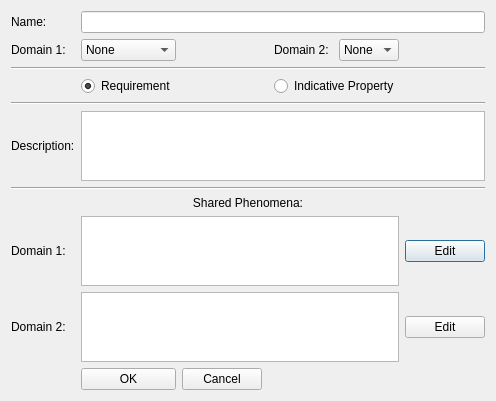
<?xml version="1.0" encoding="UTF-8"?>
<ui version="4.0">
 <class>EditRequirement</class>
 <widget class="QDialog" name="EditRequirement">
  <property name="geometry">
   <rect>
    <x>0</x>
    <y>0</y>
    <width>494</width>
    <height>397</height>
   </rect>
  </property>
  <property name="windowTitle">
   <string>Dialog</string>
  </property>
  <layout class="QGridLayout" name="gridLayout">
   <item row="11" column="6">
    <widget class="QPushButton" name="editDom1Phen">
     <property name="text">
      <string>Edit</string>
     </property>
    </widget>
   </item>
   <item row="12" column="6">
    <widget class="QPushButton" name="editDom2Phen">
     <property name="text">
      <string>Edit</string>
     </property>
    </widget>
   </item>
   <item row="9" column="0" colspan="7">
    <widget class="Line" name="line_2">
     <property name="orientation">
      <enum>Qt::Horizontal</enum>
     </property>
    </widget>
   </item>
   <item row="5" column="0" colspan="7">
    <widget class="Line" name="line_3">
     <property name="orientation">
      <enum>Qt::Horizontal</enum>
     </property>
    </widget>
   </item>
   <item row="3" column="0" colspan="7">
    <widget class="Line" name="line">
     <property name="orientation">
      <enum>Qt::Horizontal</enum>
     </property>
    </widget>
   </item>
   <item row="10" column="0" colspan="7">
    <widget class="QLabel" name="label_5">
     <property name="text">
      <string>Shared Phenomena:</string>
     </property>
     <property name="alignment">
      <set>Qt::AlignCenter</set>
     </property>
    </widget>
   </item>
   <item row="2" column="0">
    <widget class="QLabel" name="domainOneLabel">
     <property name="text">
      <string>Domain 1:</string>
     </property>
    </widget>
   </item>
   <item row="0" column="0">
    <widget class="QLabel" name="nameLabel">
     <property name="text">
      <string>Name:</string>
     </property>
    </widget>
   </item>
   <item row="6" column="0">
    <widget class="QLabel" name="descriptionLabel">
     <property name="text">
      <string>Description:</string>
     </property>
    </widget>
   </item>
   <item row="6" column="1" colspan="6">
    <widget class="QTextEdit" name="descriptionTextEdit"/>
   </item>
   <item row="2" column="1">
    <widget class="QComboBox" name="domainOne">
     <item>
      <property name="text">
       <string>None</string>
      </property>
     </item>
    </widget>
   </item>
   <item row="0" column="1" colspan="6">
    <widget class="QLineEdit" name="nameLineEdit"/>
   </item>
   <item row="4" column="4" colspan="2">
    <widget class="QRadioButton" name="indicativeRadio">
     <property name="text">
      <string>Indicative Property</string>
     </property>
    </widget>
   </item>
   <item row="11" column="0">
    <widget class="QLabel" name="Domain1SharedLabel">
     <property name="text">
      <string>Domain 1:</string>
     </property>
    </widget>
   </item>
   <item row="12" column="0">
    <widget class="QLabel" name="Domain2SharedLabel">
     <property name="text">
      <string>Domain 2:</string>
     </property>
    </widget>
   </item>
   <item row="11" column="1" colspan="5">
    <widget class="QListView" name="domain1SharedListView"/>
   </item>
   <item row="12" column="1" colspan="5">
    <widget class="QListView" name="domain2SharedListView"/>
   </item>
   <item row="13" column="1">
    <widget class="QPushButton" name="okButton">
     <property name="text">
      <string>OK</string>
     </property>
    </widget>
   </item>
   <item row="13" column="2">
    <widget class="QPushButton" name="cancelButton">
     <property name="text">
      <string>Cancel</string>
     </property>
    </widget>
   </item>
   <item row="4" column="1">
    <widget class="QRadioButton" name="requirementRadio">
     <property name="text">
      <string>Requirement</string>
     </property>
     <property name="checked">
      <bool>true</bool>
     </property>
    </widget>
   </item>
   <item row="2" column="5">
    <widget class="QComboBox" name="domainTwo">
     <item>
      <property name="text">
       <string>None</string>
      </property>
     </item>
    </widget>
   </item>
   <item row="2" column="4">
    <widget class="QLabel" name="domainTwoLabel">
     <property name="text">
      <string>Domain 2:</string>
     </property>
    </widget>
   </item>
  </layout>
 </widget>
 <resources/>
 <connections/>
</ui>
